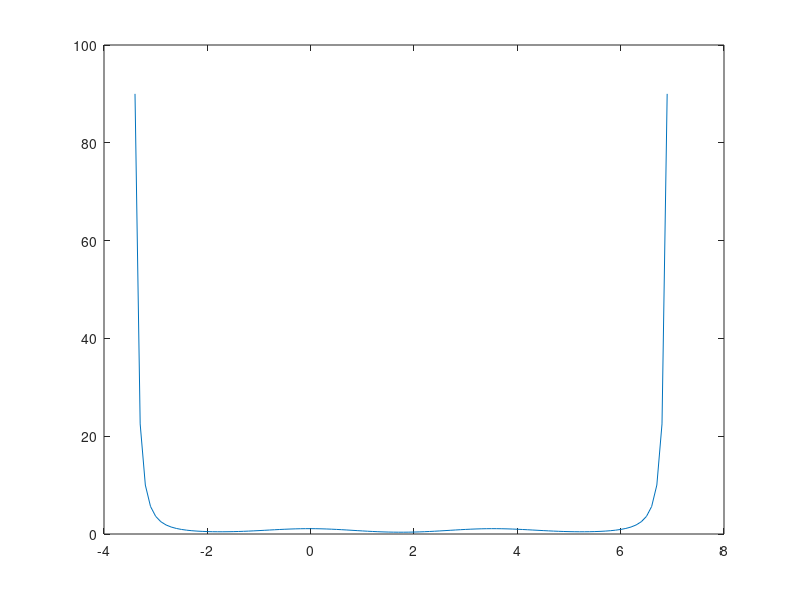

Write the MATLAB code that produced this figure.
y = 7:-0.1:-3.5;
eta = 0.9;
k=1;
z =  eta./(y-7).^2 +...
     eta./(y+3.5).^2+...
     k*exp(-(y-3.5).^2./(2*eta^2))+...
     k*exp(-(y).^2./(2*eta^2));
 plot(y,z)
 hold on 
